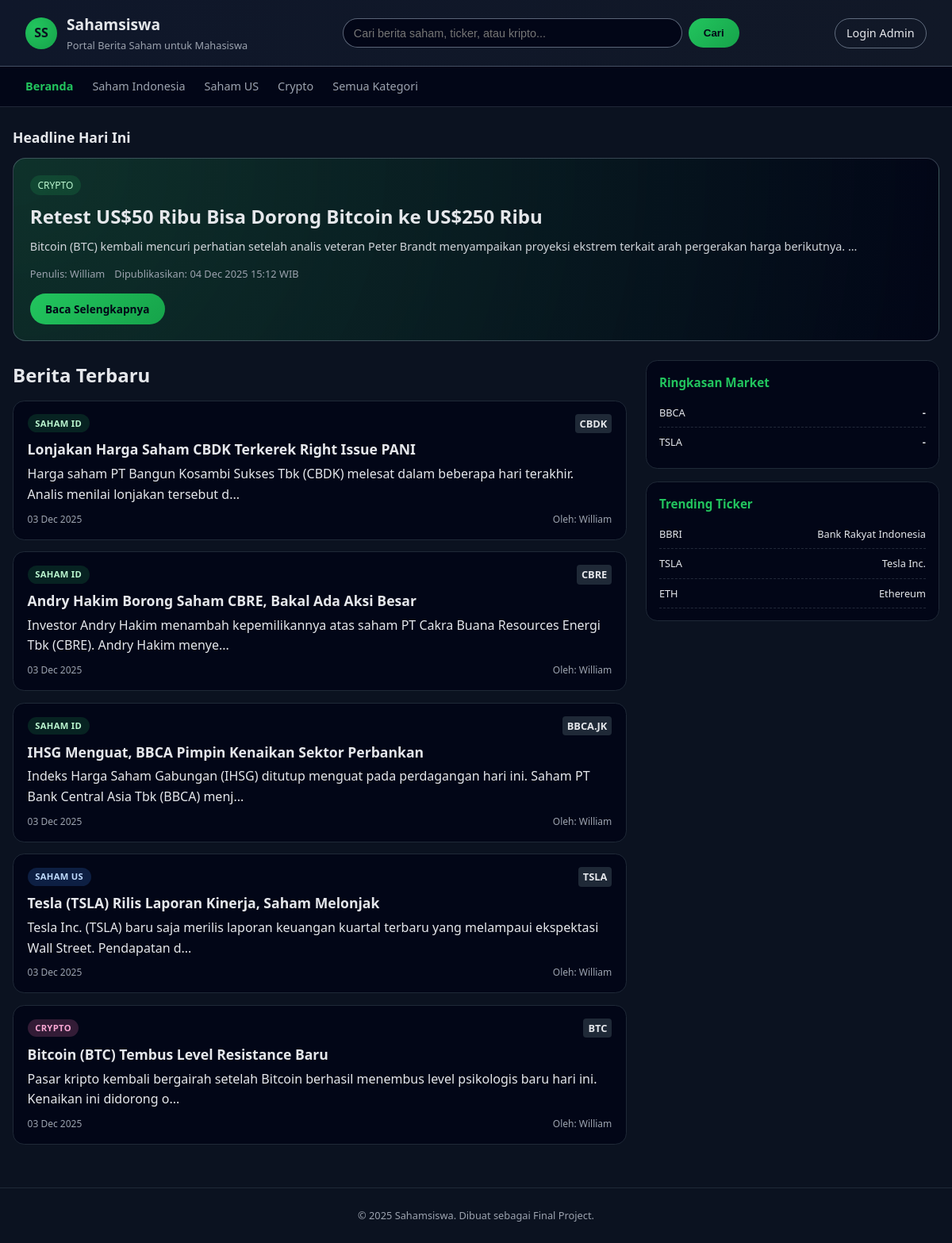
The page / on the database its author committed.
### tables this page shows
CREATE TABLE `news` (
  `id` int(10) UNSIGNED NOT NULL,
  `category_id` int(10) UNSIGNED NOT NULL,
  `title` varchar(200) NOT NULL,
  `slug` varchar(220) NOT NULL,
  `content` text NOT NULL,
  `image` varchar(255) DEFAULT NULL,
  `ticker_symbol` varchar(20) DEFAULT NULL,
  `market` enum('saham_id','saham_us','crypto','lainnya') NOT NULL DEFAULT 'saham_id',
  `author_id` int(10) UNSIGNED NOT NULL,
  `published_at` datetime DEFAULT NULL,
  `status` enum('draft','published') NOT NULL DEFAULT 'draft',
  `created_at` datetime NOT NULL DEFAULT current_timestamp(),
  `updated_at` datetime NOT NULL DEFAULT current_timestamp() ON UPDATE current_timestamp()
);

CREATE TABLE `users` (
  `id` int(10) UNSIGNED NOT NULL,
  `username` varchar(50) NOT NULL,
  `password` varchar(255) NOT NULL,
  `fullname` varchar(100) NOT NULL,
  `role` enum('admin','editor') NOT NULL DEFAULT 'editor',
  `created_at` datetime NOT NULL DEFAULT current_timestamp()
);

### index.php (the view, shortened to what this page needs)
<?php
require 'config.php';
$stmt = $pdo->query("SELECT news.*, users.fullname
                     FROM news
                     JOIN users ON news.author_id = users.id
                     WHERE status = 'published'
                     ORDER BY published_at DESC
                     LIMIT 6");
$all_news = $stmt->fetchAll();
$headline = null;
$news_list = [];
if (!empty($all_news)) {
    $headline = $all_news[0];
    $news_list = array_slice($all_news, 1);
}
?>
<!DOCTYPE html>
<html lang="id">
<head>
    <link rel="stylesheet" href="style.css">
</head>
<body>
    <header class="topbar">
        <div class="logo">
            <span class="logo-mark">SS</span>
            <div class="logo-text">
                <h1>Sahamsiswa</h1>
                <p>Portal Berita Saham untuk Mahasiswa</p>
            </div>
        </div>
        <form class="search-bar" action="search.php" method="get">
            <input type="text" name="q" placeholder="Cari berita saham, ticker, atau kripto...">
            <button type="submit">Cari</button>
        </form>
        <a href="admin/login.php" class="login-link">Login Admin</a>
    </header>
    <nav class="main-nav">
        <ul>
            <li class="active"><a href="index.php">Beranda</a></li>
            <li><a href="kategori.php?market=saham_id">Saham Indonesia</a></li>
            <li><a href="kategori.php?market=saham_us">Saham US</a></li>
            <li><a href="kategori.php?market=crypto">Crypto</a></li>
            <li><a href="kategori.php">Semua Kategori</a></li>
        </ul>
    </nav>
    <main class="page">
        <?php if ($headline): ?>
        <section class="headline-section">
            <h2>Headline Hari Ini</h2>
            <article class="headline-card">
                <div class="headline-tag"><?php echo strtoupper(str_replace('_', ' ', $headline['market'])); ?></div>
                <h3><?php echo htmlspecialchars($headline['title']); ?></h3>
                <p>
                    <?php echo substr(strip_tags($headline['content']), 0, 150); ?>...
                </p>
                <div class="headline-meta">
                    <span>Penulis: <?php echo htmlspecialchars($headline['fullname']); ?></span>
                    <span>Dipublikasikan: <?php echo date('d M Y H:i', strtotime('+15 hours', strtotime($headline['published_at']))); ?> WIB</span>
                </div>
                <a href="detail.php?id=<?php echo $headline['id']; ?>" class="btn-primary">Baca Selengkapnya</a>
            </article>
        </section>
        <?php endif; ?>
        <section class="content-layout">
            <section class="news-list">
                <div class="section-header">
                    <h2>Berita Terbaru</h2>
                </div>
                <?php foreach ($news_list as $news): ?>
                <article class="news-card">
                    <div class="news-meta-top">
                        <?php
                            $badgeClass = '';
                            if($news['market'] == 'saham_id') $badgeClass = 'badge-id';
                            elseif($news['market'] == 'saham_us') $badgeClass = 'badge-us';
                            else $badgeClass = 'badge-crypto';
                        ?>
                        <span class="badge <?php echo $badgeClass; ?>"><?php echo strtoupper(str_replace('_', ' ', $news['market'])); ?></span>
                        <span class="ticker"><?php echo htmlspecialchars($news['ticker_symbol']); ?></span>
                    </div>
                    <h3><a href="detail.php?id=<?php echo $news['id']; ?>"><?php echo htmlspecialchars($news['title']); ?></a></h3>
                    <p>
                        <?php echo substr(strip_tags($news['content']), 0, 120); ?>...
                    </p>
                    <div class="news-meta-bottom">
                        <span><?php echo date('d M Y', strtotime('-9 hours', strtotime($news['published_at']))); ?></span>
                        <span>Oleh: <?php echo htmlspecialchars($news['fullname']); ?></span>
                    </div>
                </article>
                <?php endforeach; ?>
            </section>
            <aside class="sidebar">
                <section class="sidebar-section">
                    <h3>Ringkasan Market</h3>
                    <ul class="market-summary">
                        <li>
                            <span>BBCA</span>
                            <span class="value" id="price-bbca" style="font-weight:bold;">Loading...</span>
                        </li>
                        <li>
                            <span>TSLA</span>
                            <span class="value" id="price-tsla" style="font-weight:bold;">Loading...</span>
                        </li>
                    </ul>
                </section>
                <section class="sidebar-section">
                    <h3>Trending Ticker</h3>
                    <ul class="ticker-list">
                        <li><span>BBRI</span><span>Bank Rakyat Indonesia</span></li>
                        <li><span>TSLA</span><span>Tesla Inc.</span></li>
                        <li><span>ETH</span><span>Ethereum</span></li>
                    </ul>
                </section>
            </aside>
        </section>
    </main>
    <footer class="footer">
        <p>&copy; 2025 Sahamsiswa. Dibuat sebagai Final Project.</p>
    </footer>
</body>
</html>

### rows shown on the page
news: market "CRYPTO", title "Retest US$50 Ribu Bisa Dorong Bitcoin ke US$250 Ribu", content "Bitcoin (BTC) kembali mencuri perhatian setelah analis veteran Peter Brandt menyampaikan proyeksi ekstrem terkait arah pergerakan harga berikutnya.", published_at "04 Dec 2025 15:12"
users: fullname "William"
news: market "SAHAM ID", ticker_symbol "CBDK", title "Lonjakan Harga Saham CBDK Terkerek Right Issue PANI", content "Harga saham PT Bangun Kosambi Sukses Tbk (CBDK) melesat dalam beberapa hari terakhir. Analis menilai lonjakan tersebut d", published_at "03 Dec 2025", author.fullname "William"
news: market "SAHAM ID", ticker_symbol "CBRE", title "Andry Hakim Borong Saham CBRE, Bakal Ada Aksi Besar", content "Investor Andry Hakim menambah kepemilikannya atas saham PT Cakra Buana Resources Energi Tbk (CBRE). Andry Hakim menye", published_at "03 Dec 2025", author.fullname "William"
news: market "SAHAM ID", ticker_symbol "BBCA.JK", title "IHSG Menguat, BBCA Pimpin Kenaikan Sektor Perbankan", content "Indeks Harga Saham Gabungan (IHSG) ditutup menguat pada perdagangan hari ini. Saham PT Bank Central Asia Tbk (BBCA) menj", published_at "03 Dec 2025", author.fullname "William"
news: market "SAHAM US", ticker_symbol "TSLA", title "Tesla (TSLA) Rilis Laporan Kinerja, Saham Melonjak", content "Tesla Inc. (TSLA) baru saja merilis laporan keuangan kuartal terbaru yang melampaui ekspektasi Wall Street. Pendapatan d", published_at "03 Dec 2025", author.fullname "William"
news: market "CRYPTO", ticker_symbol "BTC", title "Bitcoin (BTC) Tembus Level Resistance Baru", content "Pasar kripto kembali bergairah setelah Bitcoin berhasil menembus level psikologis baru hari ini. Kenaikan ini didorong o", published_at "03 Dec 2025", author.fullname "William"
